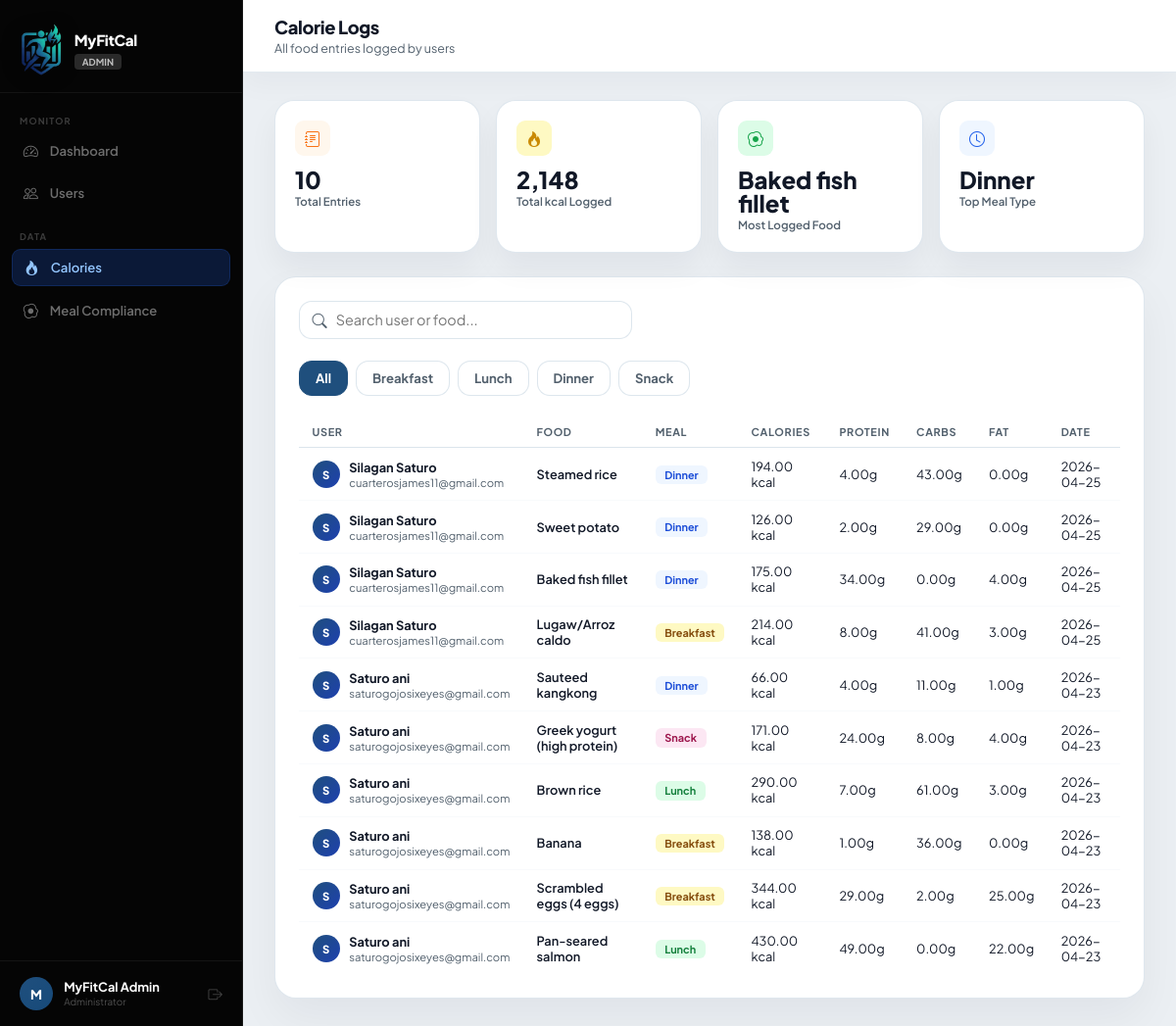
The app's page /admin/calories.php (signed in) with its own data.
### tables this page shows
CREATE TABLE `calorie_logs` (
  `id` int(10) UNSIGNED NOT NULL,
  `user_id` int(10) UNSIGNED NOT NULL,
  `food_name` varchar(150) NOT NULL,
  `meal_type` enum('breakfast','lunch','dinner','snack') DEFAULT NULL,
  `calories` decimal(7,2) DEFAULT 0.00,
  `protein_g` decimal(6,2) DEFAULT 0.00,
  `carbs_g` decimal(6,2) DEFAULT 0.00,
  `fat_g` decimal(6,2) DEFAULT 0.00,
  `serving` varchar(60) DEFAULT NULL,
  `log_date` date NOT NULL DEFAULT curdate(),
  `created_at` datetime NOT NULL DEFAULT current_timestamp()
);

CREATE TABLE `users` (
  `id` int(10) UNSIGNED NOT NULL,
  `name` varchar(100) NOT NULL,
  `email` varchar(180) NOT NULL,
  `password` varchar(255) NOT NULL,
  `role` enum('user','admin') NOT NULL DEFAULT 'user',
  `gender` enum('male','female','other') DEFAULT NULL,
  `birthdate` date DEFAULT NULL,
  `height_cm` decimal(5,2) DEFAULT NULL,
  `weight_kg` decimal(5,2) DEFAULT NULL,
  `profile_pic` varchar(255) DEFAULT NULL,
  `is_active` tinyint(1) NOT NULL DEFAULT 1,
  `created_at` datetime NOT NULL DEFAULT current_timestamp(),
  `updated_at` datetime NOT NULL DEFAULT current_timestamp() ON UPDATE current_timestamp(),
  `verify_token` varchar(64) DEFAULT NULL,
  `is_verified` tinyint(1) NOT NULL DEFAULT 0,
  `verify_expires_at` datetime DEFAULT NULL,
  `otp_code` varchar(6) DEFAULT NULL,
  `otp_expires_at` datetime DEFAULT NULL
);

### admin/calories.php (the view, shortened to what this page needs)
<?php
$db = getDB();
$search = trim($_GET['q'] ?? '');
$mtype  = $_GET['meal'] ?? 'all';
$page   = max(1,(int)($_GET['page'] ?? 1));
$limit  = 20;
$offset = ($page-1)*$limit;
$where  = "WHERE 1=1";
$params = [];
$has_table   = (bool)$db->query("SHOW TABLES LIKE 'calorie_logs'")->fetch();
$logs        = [];
$csum        = ['total'=>0,'calories'=>0];
$top_food    = null;
$top_meal    = null;
if ($has_table) {
    $s = $db->prepare("SELECT c.*, u.name, u.email FROM calorie_logs c JOIN users u ON u.id=c.user_id $where ORDER BY c.log_date DESC, c.id DESC LIMIT $limit OFFSET $offset");
    $s->execute($params);
    $logs = $s->fetchAll();
    $csum     = $db->query("SELECT COUNT(*) as total, COALESCE(SUM(calories),0) as calories FROM calorie_logs")->fetch();
    $top_food = $db->query("SELECT food_name, COUNT(*) as cnt FROM calorie_logs GROUP BY food_name ORDER BY cnt DESC LIMIT 1")->fetch();
    $top_meal = $db->query("SELECT meal_type, COUNT(*) as cnt FROM calorie_logs GROUP BY meal_type ORDER BY cnt DESC LIMIT 1")->fetch();
}
$meal_types = ['breakfast','lunch','dinner','snack'];
?>
<!DOCTYPE html>
<html lang="en">
<head>
<link rel="stylesheet" href="https://cdn.jsdelivr.net/npm/bootstrap-icons@1.11.3/font/bootstrap-icons.css">
</head>
<body>
<aside class="sidebar">
  <div class="sb-logo">
     <img src="/myfitcal_system/assets/image/logo.png" alt="MyFitCal" style="height:54px;width:auto;object-fit:contain;filter:drop-shadow(0 2px 10px rgba(0,0,0,0.4));flex-shrink:0;">
        <div>
            <div style="font-size:.95rem;font-weight:800;color:#fff;letter-spacing:-.3px;">MyFitCal</div>
            <span style="font-size:.6rem;font-weight:700;background:rgba(255,255,255,.15);color:rgba(255,255,255,.7);padding:.15rem .5rem;border-radius:4px;">ADMIN</span>
        </div>
  </div>
  <nav class="sb-nav">
    <span class="sb-section">Monitor</span>
    <a class="sb-item" href="dashboard.php"><div class="sb-link"><i class="bi bi-speedometer2"></i> Dashboard</div></a>
    <a class="sb-item" href="users.php"><div class="sb-link"><i class="bi bi-people"></i> Users</div></a>
    <span class="sb-section" style="margin-top:.5rem">Data</span>
    <a class="sb-item" href="calories.php"><div class="sb-link active"><i class="bi bi-fire"></i> Calories</div></a>
    <a class="sb-item" href="meal_compliance.php"><div class="sb-link"><i class="bi bi-egg-fried"></i> Meal Compliance</div></a>
  </nav>
  <div class="sb-footer">
    <div class="sb-user">
      <div class="sb-avatar"><?= strtoupper(substr($_SESSION['name'],0,1)) ?></div>
      <div>
        <div class="sb-uname"><?= htmlspecialchars($_SESSION['name']) ?></div>
        <div class="sb-urole">Administrator</div>
      </div>
      <a class="sb-logout" href="/myfitcal_system/logout.php"><i class="bi bi-box-arrow-right"></i></a>
    </div>
  </div>
</aside>
<div class="main">
  <div class="topbar">
    <div>
      <h2>Calorie Logs</h2>
      <p>All food entries logged by users</p>
    </div>
  </div>
  <div class="content">
    <div class="stats-row">
      <div class="scard">
        <div class="scard-icon" style="background:#fff7ed;color:#f97316;"><i class="bi bi-journal-text"></i></div>
        <div class="scard-val"><?= number_format($csum['total']) ?></div>
        <div class="scard-label">Total Entries</div>
      </div>
      <div class="scard">
        <div class="scard-icon" style="background:#fef9c3;color:#ca8a04;"><i class="bi bi-fire"></i></div>
        <div class="scard-val"><?= number_format($csum['calories']) ?></div>
        <div class="scard-label">Total kcal Logged</div>
      </div>
      <div class="scard">
        <div class="scard-icon" style="background:#dcfce7;color:#16a34a;"><i class="bi bi-egg-fried"></i></div>
        <div class="scard-val"><?= $top_food ? htmlspecialchars($top_food['food_name']) : '—' ?></div>
        <div class="scard-label">Most Logged Food</div>
      </div>
      <div class="scard">
        <div class="scard-icon" style="background:#eff6ff;color:#2563eb;"><i class="bi bi-clock"></i></div>
        <div class="scard-val" style="text-transform:capitalize;"><?= $top_meal ? htmlspecialchars($top_meal['meal_type']) : '—' ?></div>
        <div class="scard-label">Top Meal Type</div>
      </div>
    </div>
    <div class="card">
      <form method="GET" class="filters">
        <div class="search-wrap">
          <i class="bi bi-search"></i>
          <input type="text" name="q" value="<?= htmlspecialchars($search) ?>" placeholder="Search user or food...">
        </div>
      </form>
      <div style="display:flex;gap:.5rem;margin-bottom:1.25rem;flex-wrap:wrap;">
        <?php
        $all_active = ($mtype === 'all') ? ' active' : '';
        $qs_base = $search ? '?q='.urlencode($search) : '?';
        ?>
        <a href="<?= $qs_base ?>&meal=all" class="filter-btn<?= $all_active ?>">All</a>
        <?php foreach ($meal_types as $mt): ?>
        <?php $mt_active = ($mtype === $mt) ? ' active' : ''; ?>
        <a href="<?= $qs_base ?>&meal=<?= $mt ?>" class="filter-btn<?= $mt_active ?>" style="text-transform:capitalize;"><?= $mt ?></a>
        <?php endforeach; ?>
      </div>
      <?php if (empty($logs)): ?>
      <div class="empty-state">
        <i class="bi bi-journal-x"></i>
        <?= $has_table ? 'No calorie logs found.' : 'No calorie data yet.' ?>
      </div>
      <?php else: ?>
      <table>
        <thead>
          <tr>
            <th>User</th>
            <th>Food</th>
            <th>Meal</th>
            <th>Calories</th>
            <th>Protein</th>
            <th>Carbs</th>
            <th>Fat</th>
            <th>Date</th>
          </tr>
        </thead>
        <tbody>
          <?php foreach ($logs as $r): ?>
          <tr>
            <td>
              <div class="user-cell">
                <div class="mini-av"><?= strtoupper(substr($r['name'],0,1)) ?></div>
                <div>
                  <div style="font-weight:700;"><?= htmlspecialchars($r['name']) ?></div>
                  <div style="font-size:.7rem;color:var(--muted);"><?= htmlspecialchars($r['email']) ?></div>
                </div>
              </div>
            </td>
            <td style="font-weight:600;"><?= htmlspecialchars($r['food_name'] ?? '—') ?></td>
            <td>
              <?php
              $mt = $r['meal_type'] ?? '';
              $mc = in_array($mt, $meal_types) ? 'meal-'.$mt : '';
              ?>
              <span class="meal-badge <?= $mc ?>"><?= ucfirst($mt ?: '—') ?></span>
            </td>
            <td><?= $r['calories'] ?? '—' ?> kcal</td>
            <td><?= $r['protein_g'] ?? '—' ?>g</td>
            <td><?= $r['carbs_g'] ?? '—' ?>g</td>
            <td><?= $r['fat_g'] ?? '—' ?>g</td>
            <td><?= $r['log_date'] ?? '—' ?></td>
          </tr>
          <?php endforeach; ?>
        </tbody>
      </table>
      <?php endif; ?>
    </div>
  </div>
</div>
</body>
</html>

### records on screen
calorie_logs: user.name "S", user.name "Silagan Saturo", user.email "cuarterosjames11@gmail.com", food_name "Steamed rice", meal_type "Dinner", calories "194.00", protein_g "4.00", carbs_g "43.00", fat_g "0.00", log_date "2026-04-25"
calorie_logs: user.name "S", user.name "Silagan Saturo", user.email "cuarterosjames11@gmail.com", food_name "Sweet potato", meal_type "Dinner", calories "126.00", protein_g "2.00", carbs_g "29.00", fat_g "0.00", log_date "2026-04-25"
calorie_logs: user.name "S", user.name "Silagan Saturo", user.email "cuarterosjames11@gmail.com", food_name "Baked fish fillet", meal_type "Dinner", calories "175.00", protein_g "34.00", carbs_g "0.00", fat_g "4.00", log_date "2026-04-25"
calorie_logs: user.name "S", user.name "Silagan Saturo", user.email "cuarterosjames11@gmail.com", food_name "Lugaw/Arroz caldo", meal_type "Breakfast", calories "214.00", protein_g "8.00", carbs_g "41.00", fat_g "3.00", log_date "2026-04-25"
calorie_logs: user.name "S", user.name "Saturo ani", user.email "saturogojosixeyes@gmail.com", food_name "Sauteed kangkong", meal_type "Dinner", calories "66.00", protein_g "4.00", carbs_g "11.00", fat_g "1.00", log_date "2026-04-23"
calorie_logs: user.name "S", user.name "Saturo ani", user.email "saturogojosixeyes@gmail.com", food_name "Greek yogurt (high protein)", meal_type "Snack", calories "171.00", protein_g "24.00", carbs_g "8.00", fat_g "4.00", log_date "2026-04-23"
calorie_logs: user.name "S", user.name "Saturo ani", user.email "saturogojosixeyes@gmail.com", food_name "Brown rice", meal_type "Lunch", calories "290.00", protein_g "7.00", carbs_g "61.00", fat_g "3.00", log_date "2026-04-23"
calorie_logs: user.name "S", user.name "Saturo ani", user.email "saturogojosixeyes@gmail.com", food_name "Banana", meal_type "Breakfast", calories "138.00", protein_g "1.00", carbs_g "36.00", fat_g "0.00", log_date "2026-04-23"
calorie_logs: user.name "S", user.name "Saturo ani", user.email "saturogojosixeyes@gmail.com", food_name "Scrambled eggs (4 eggs)", meal_type "Breakfast", calories "344.00", protein_g "29.00", carbs_g "2.00", fat_g "25.00", log_date "2026-04-23"
calorie_logs: user.name "S", user.name "Saturo ani", user.email "saturogojosixeyes@gmail.com", food_name "Pan-seared salmon", meal_type "Lunch", calories "430.00", protein_g "49.00", carbs_g "0.00", fat_g "22.00", log_date "2026-04-23"

### other values on screen
substr($_SESSION['name'],0,1) "M"
$_SESSION['name'] "MyFitCal Admin"
$csum['total'] "10"
$csum['calories'] "2,148"
$top_food['food_name'] "Baked fish fillet"
$top_meal['meal_type'] "Dinner"
$mt "Breakfast"
$mt "Lunch"
$mt "Dinner"
$mt "Snack"
